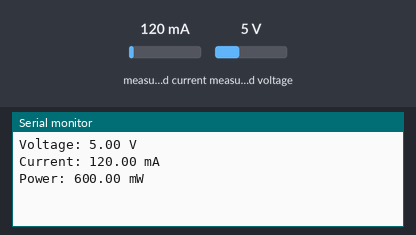
The program below on a simulated ESP32. On the bench: the last lines printed to the serial monitor. The inputs (shaded band) are chosen by the test bench; at power-on: measured current 120 mA, measured voltage 5 V.

Above: at 1.2 s.
1.3 s: measured current set to 40 mA
At 2.6 s:
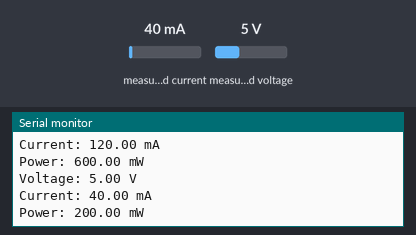
2.8 s: measured voltage set to 0.3 V
At 4.2 s:
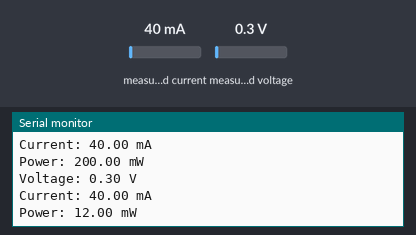
4.3 s: measured current set to 500 mA
At 6.7 s:
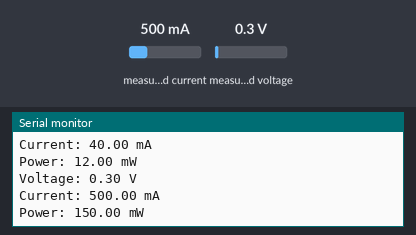
Timing chart, 0 to 8.2 s (numbered marks = the images above; inputs shaded):
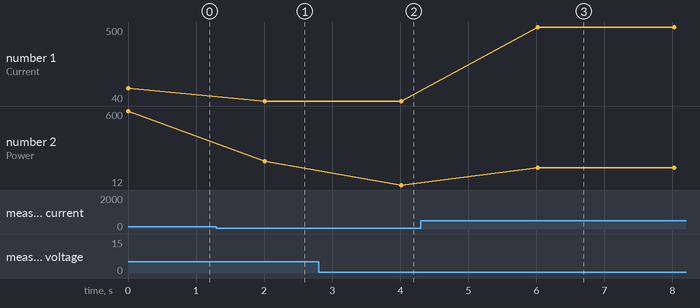

Measured:
- after the input at 1.3 s, the serial monitor: prints a new line after 0.71 s (image 1)
- after the input at 2.8 s, the serial monitor: prints a new line after 1.2 s (image 2)
- after the input at 4.3 s, the serial monitor: prints a new line after 1.7 s (image 3)
- plotted number 1: 120 → 40 after the input at 1.3 s, 40 → 500 after the input at 4.3 s
- plotted number 2: 600 → 200 after the input at 1.3 s, 200 → 12 after the input at 2.8 s, 12 → 150 after the input at 4.3 s

The program:

main.cpp
```cpp
#include <Arduino.h>
#include <Wire.h>
#include <Adafruit_INA219.h>

Adafruit_INA219 ina219;

void setup() {
  Serial.begin(115200);
  ina219.begin();
}

void loop() {
  float voltage = ina219.getBusVoltage_V();
  float current = ina219.getCurrent_mA();
  float power = ina219.getPower_mW();

  Serial.print("Voltage: ");
  Serial.print(voltage);
  Serial.println(" V");

  Serial.print("Current: ");
  Serial.print(current);
  Serial.println(" mA");

  Serial.print("Power: ");
  Serial.print(power);
  Serial.println(" mW");

  delay(2000);
}
```
